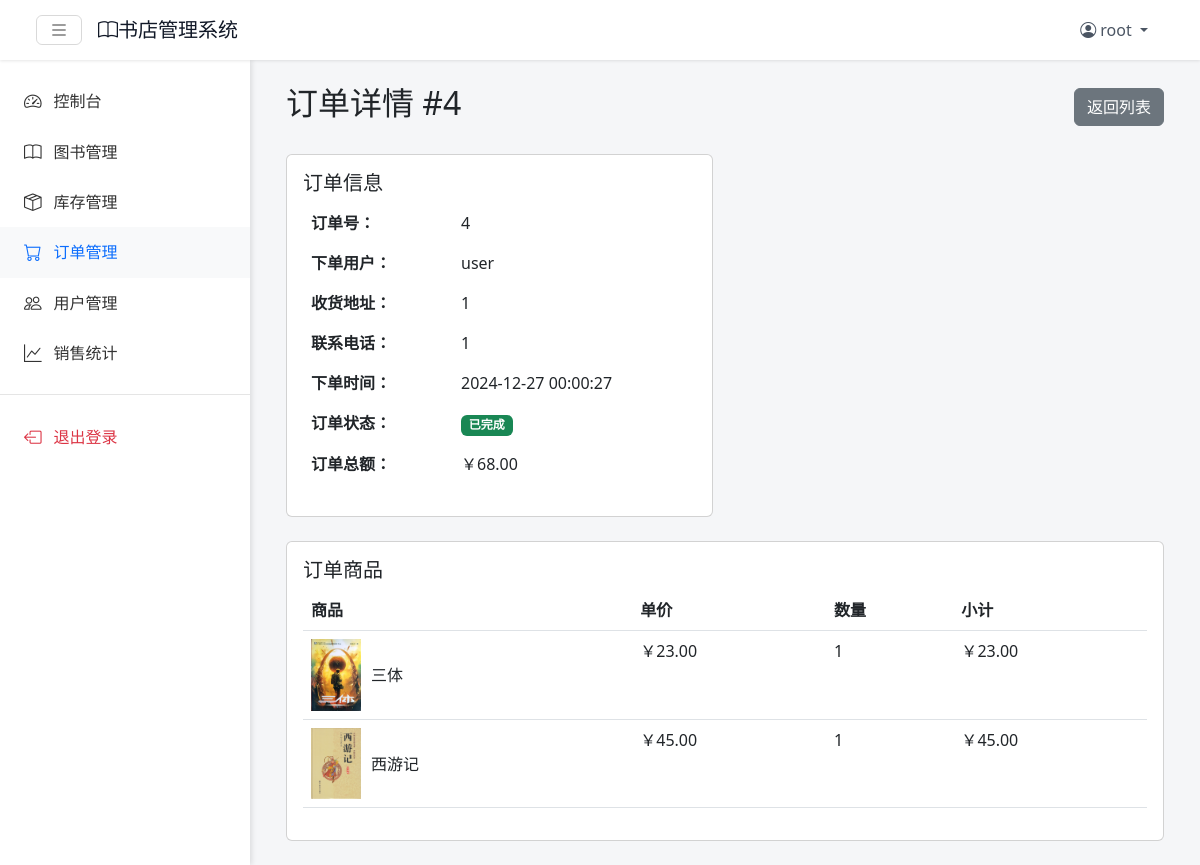
/pages/admin/orders/order_detail.php?id=4 (signed in), run on the app's committed database.
### tables this page shows
CREATE TABLE `order` (
  `OrderID` int NOT NULL,
  `UserID` int NOT NULL,
  `TotalAmount` decimal(10,2) NOT NULL,
  `ShippingAddress` text NOT NULL,
  `Phone` varchar(20) NOT NULL,
  `OrderTime` datetime NOT NULL,
  `Status` enum('pending','paid','shipped','completed','cancelled') NOT NULL
);

CREATE TABLE `user` (
  `UserID` int NOT NULL,
  `Username` varchar(50) NOT NULL,
  `Password` varchar(255) NOT NULL,
  `Email` varchar(100) NOT NULL,
  `Address` varchar(200) DEFAULT NULL,
  `ContactInfo` varchar(200) DEFAULT NULL,
  `RegistrationDate` datetime DEFAULT CURRENT_TIMESTAMP,
  `Role` varchar(50) NOT NULL DEFAULT 'customer',
  `RegisterTime` datetime DEFAULT CURRENT_TIMESTAMP,
  `Phone` varchar(20) DEFAULT NULL
);

CREATE TABLE `order_detail` (
  `OrderDetailID` int NOT NULL,
  `OrderID` int NOT NULL,
  `BookID` int NOT NULL,
  `Quantity` int NOT NULL,
  `Price` decimal(10,2) NOT NULL
);

CREATE TABLE `book` (
  `BookID` int NOT NULL,
  `BookName` varchar(100) NOT NULL,
  `Author` varchar(100) NOT NULL,
  `PublisherID` int DEFAULT NULL,
  `CategoryID` int DEFAULT NULL,
  `Price` decimal(10,2) NOT NULL,
  `Stock` int NOT NULL DEFAULT '0',
  `Description` text,
  `ImageURL` varchar(200) DEFAULT NULL
);

### pages/admin/orders/order_detail.php (the view, shortened to what this page needs)
<?php
require_once '../../../config/db_connect.php';
include_once '../../../includes/navbar.php';
function getOrderStatusText($status) {
    switch ($status) {
        case 'completed': return '已完成';
    }
}
function getStatusClass($status) {
    switch ($status) {
        case 'completed': return 'success';
    }
}
$orderId = isset($_GET['id']) ? (int)$_GET['id'] : 0;
$sql = "SELECT o.*, u.Username
        FROM `order` o
        LEFT JOIN user u ON o.UserID = u.UserID
        WHERE o.OrderID = ?";
$stmt = $conn->prepare($sql);
$stmt->bind_param("i", $orderId);
$stmt->execute();
$order = $stmt->get_result()->fetch_assoc();
$sql = "SELECT oi.*, b.BookName, b.ImageURL
        FROM order_detail oi
        JOIN book b ON oi.BookID = b.BookID
        WHERE oi.OrderID = ?";
$stmt = $conn->prepare($sql);
$stmt->bind_param("i", $orderId);
$stmt->execute();
$items = $stmt->get_result();
?>
<div class="main-content">
    <div class="container-fluid">
        <div class="row mb-4">
            <div class="col-12">
                <div class="d-flex justify-content-between align-items-center">
                    <h2>订单详情 #<?php echo $orderId; ?></h2>
                    <a href="orders.php" class="btn btn-secondary">返回列表</a>
                </div>
            </div>
        </div>
        <div class="row">
            <div class="col-md-6">
                <div class="card mb-4">
                    <div class="card-body">
                        <h5 class="card-title">订单信息</h5>
                        <table class="table table-borderless">
                            <tr>
                                <th style="width: 150px;">订单号：</th>
                                <td><?php echo $order['OrderID']; ?></td>
                            </tr>
                            <tr>
                                <th>下单用户：</th>
                                <td><?php echo htmlspecialchars($order['Username']); ?></td>
                            </tr>
                            <tr>
                                <th>收货地址：</th>
                                <td><?php echo htmlspecialchars($order['ShippingAddress']); ?></td>
                            </tr>
                            <tr>
                                <th>联系电话：</th>
                                <td><?php echo htmlspecialchars($order['Phone']); ?></td>
                            </tr>
                            <tr>
                                <th>下单时间：</th>
                                <td><?php echo date('Y-m-d H:i:s', strtotime($order['OrderTime'])); ?></td>
                            </tr>
                            <tr>
                                <th>订单状态：</th>
                                <td>
                                    <span class="badge bg-<?php echo getStatusClass($order['Status']); ?>">
                                        <?php echo getOrderStatusText($order['Status']); ?>
                                    </span>
                                </td>
                            </tr>
                            <tr>
                                <th>订单总额：</th>
                                <td>￥<?php echo number_format($order['TotalAmount'], 2); ?></td>
                            </tr>
                        </table>
                    </div>
                </div>
            </div>
        </div>
        <div class="card">
            <div class="card-body">
                <h5 class="card-title">订单商品</h5>
                <div class="table-responsive">
                    <table class="table">
                        <thead>
                            <tr>
                                <th>商品</th>
                                <th>单价</th>
                                <th>数量</th>
                                <th>小计</th>
                            </tr>
                        </thead>
                        <tbody>
                            <?php while ($item = $items->fetch_assoc()): ?>
                                <tr>
                                    <td>
                                        <div class="d-flex align-items-center">
                                            <?php if ($item['ImageURL']): ?>
                                                <img src="<?php echo BASE_URL . $item['ImageURL']; ?>"
                                                     alt="<?php echo htmlspecialchars($item['BookName']); ?>"
                                                     style="width: 50px; margin-right: 10px;">
                                            <?php endif; ?>
                                            <?php echo htmlspecialchars($item['BookName']); ?>
                                        </div>
                                    </td>
                                    <td>￥<?php echo number_format($item['Price'], 2); ?></td>
                                    <td><?php echo $item['Quantity']; ?></td>
                                    <td>￥<?php echo number_format($item['Price'] * $item['Quantity'], 2); ?></td>
                                </tr>
                            <?php endwhile; ?>
                        </tbody>
                    </table>
                </div>
            </div>
        </div>
    </div>
</div>
</body>
</html>

### css/style.css (style rules this page uses)
:root { --navbar-height: 60px; --sidebar-width: 250px; --primary-color: #0d6efd; }
body { background-color: #f5f6f8; min-height: 100vh; margin: 0; padding-top: var(--navbar-height); }
.main-content { margin-left: 0; padding: 1.5rem; transition: margin-left .3s ease-in-out; }
@media (min-width: 992px) { .main-content { margin-left: var(--sidebar-width); } }

### data on the page
order: OrderID "4", UserID.Username "user", ShippingAddress "1", Phone "1", OrderTime "2024-12-27 00:00:27", Status "已完成", TotalAmount "68.00"
order_detail: BookID.ImageURL (picture), BookID.BookName "三体", Price "23.00", Quantity "1", $item['Price']*$item['Quantity'] "23.00"
order_detail: BookID.ImageURL (picture), BookID.BookName "西游记", Price "45.00", Quantity "1", $item['Price']*$item['Quantity'] "45.00"

### other printed values
$_SESSION['Username'] "root"
$orderId "4"
